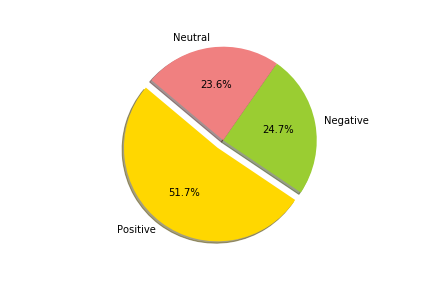

Python code for this plot:


from nltk.stem import WordNetLemmatizer
import nltk
from nltk import tokenize
import numpy as np
from textblob import TextBlob 
import matplotlib.pyplot as plt
import io
#nltk.download ()
'''
TextBlob is a Python (2 and 3) library for processing textual data. 
It provides a simple API for diving into common natural language processing (NLP) tasks such as
part-of-speech tagging, noun phrase extraction, sentiment analysis, classification, translation, and more.
'''

file=open("joker2019.txt","r") 
read_file=file.read()
sentences=tokenize.sent_tokenize(read_file) #tokenization means splitting into meaningful stuff,like,splitting into words.
number_of_sentences=len(sentences)
print("Total sentences =",number_of_sentences)
total=0
pos=0
neg=0
neutral=0
allWords = nltk.tokenize.word_tokenize(read_file)
stopwords =set( nltk.corpus.stopwords.words('english'))
allWordExceptStopDist = nltk.FreqDist(w.lower() for w in allWords if w.lower() not in stopwords)   
mostCommon= allWordExceptStopDist.most_common(10)
garb=[".",",","'s","n't","!"]
mostCommon=[i for i in mostCommon if i[0] not in garb]

print("The most commonly used words along with their frequency count")
for i in mostCommon:
    print("word =",i[0],"frequency =",i[1])
    
for p in sentences: 
    q=TextBlob(p)
    senti=q.sentiment 
    
    '''
    to understand what TextBlob.sentiment does,here is an example.
    TextBlob("not a very great calculation").sentiment
 gives the result=Sentiment(polarity=-0.3076923076923077, subjectivity=0.5769230769230769)
 '''
    total=total+senti.polarity #We only want the polarity here.So  summed it up over for sentences.
    if(senti.polarity==0):
        neutral+=1
    elif(senti.polarity<0):
        neg+=1
    else:
        pos+=1
#average=total/number_of_sentences #total polarity /number of sentences gives an average polarity.
#
#print("average polarity =",average*100,"%")



# Data to plot
labels = 'Positive', 'Negative', 'Neutral'
sizes = [pos, neg, neutral]
colors = ['gold', 'yellowgreen', 'lightcoral']
explode = (0.1, 0, 0)  # explode 1st slice

# Plot
pi=plt.pie(sizes, explode=explode, labels=labels, colors=colors,
autopct='%1.1f%%', shadow=True, startangle=140)

plt.axis('equal')
plt.savefig('sentiment.png')
plt.show()

vals = [i[0] for i in mostCommon ]
freq = [i[1] for i in mostCommon ]
#plt.bar(vals,freq)
#plt.savefig('wordcount.png')
fig = plt.figure()
ax = fig.add_axes([0,0,1,1])

ax.bar(vals,freq)
plt.savefig('wordcount.png')
        